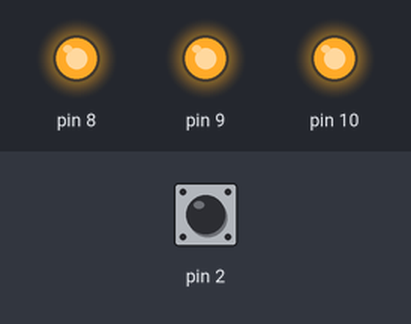
A sketch run on a simulated Arduino Uno, built with avr-gcc and run on an emulated ATmega328P. On the bench: output pins drawn as LEDs (lit = HIGH). Inputs (shaded band) come from the test bench; at power-on: pin 2 HIGH.

Above: at 0.12 s.
At 0.87 s:
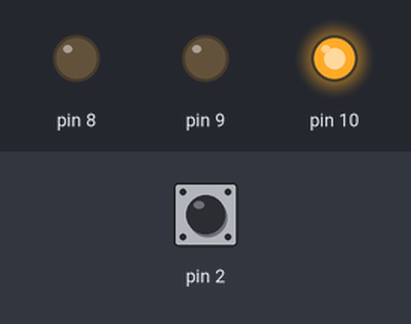
At 1.37 s:
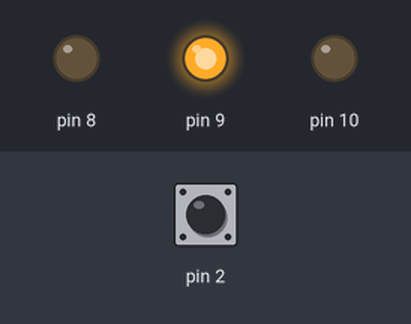
At 1.87 s:
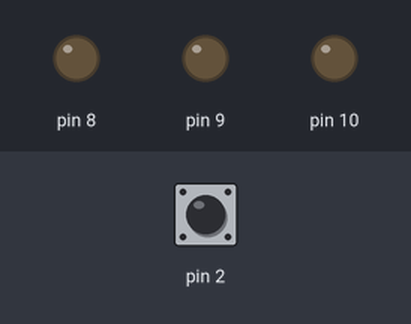
At 3.12 s:
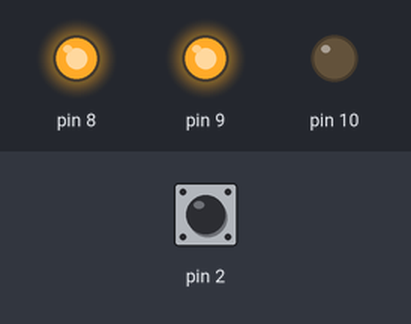
At 4.37 s:
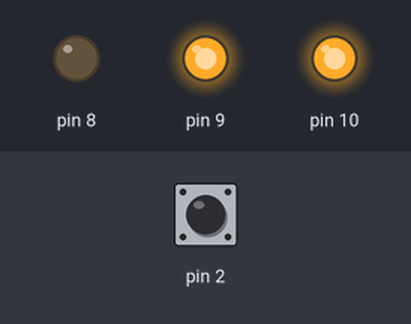
Timing chart, 0 to 4.7 s (numbered marks = the images above):
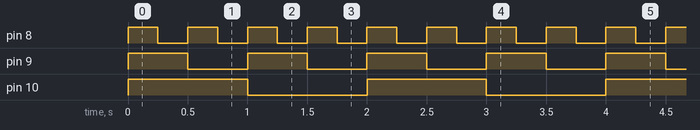

The sketch:

sketch_dec20b.ino
```cpp
void setup() {
  pinMode(8, OUTPUT);
  pinMode(9, OUTPUT);
  pinMode(10, OUTPUT);
  pinMode(2, INPUT_PULLUP);
}

void loop() {
  if (digitalRead(2)){
    for (int i = 0; i<=7; i++){
      if (i & 0x01){
        digitalWrite(8, LOW);
      }
      else{
        digitalWrite(8, HIGH);
      }

      if (i & 0x02){
        digitalWrite(9, LOW);
      }
      else{
        digitalWrite(9, HIGH);
      }

      if (i & 0x04){
        digitalWrite(10, LOW);
      }
      else{
        digitalWrite(10, HIGH);
      }

      delay(250);
    }  // for
  }
  else {
    for (int i = 0; i<=7; i++){
      if (i & 0x01){
        digitalWrite(10, LOW);
      }
      else{
        digitalWrite(10, HIGH);
      }

      if (i & 0x02){
        digitalWrite(9, LOW);
      }
      else{
        digitalWrite(9, HIGH);
      }

      if (i & 0x04){
        digitalWrite(8, LOW);
      }
      else{
        digitalWrite(8, HIGH);
      }

      delay(250);
    }
  }  // for
}  // loop
```

Measured:
- by itself, pin 8: alternates HIGH for 0.25 s and LOW for 0.25 s
- by itself, pin 9: alternates HIGH for 0.50 s and LOW for 0.50 s
- by itself, pin 10: alternates HIGH for 1.0 s and LOW for 1.0 s
